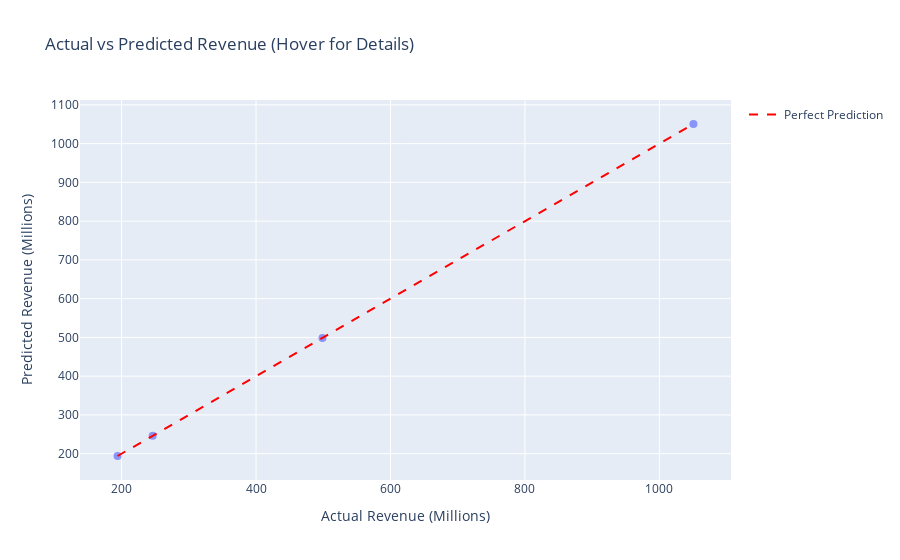

Here is the notebook cell this chart was saved with:
### Code cell
polynomial_regression_genre_and_rated(6, df_clean, "Comedy", "G", True, True, True)
# a perfect model, but not really because there are only 6 data points

### Figure 1 — Plotly figure (JSON) as saved in the notebook; plotly's stock layout.template omitted (floating-point values rounded to 4 significant figures)
{"data": [{"customdata": [["Title: Gnomeo & Juliet<br>Genre: Comedy<br>Rated: G<br>Actual: $193.97M<br>Predicted: $193.97M"], ["Title: Rio 2<br>Genre: Comedy<br>Rated: G<br>Actual: $498.78M<br>Predicted: $498.78M"], ["Title: The Peanuts Movie<br>Genre: Comedy<br>Rated: G<br>Actual: $246.23M<br>Predicted: $246.23M"], ["Title: Aladdin<br>Genre: Comedy<br>Rated: G<br>Actual: $1050.69M<br>Predicted: $1050.69M"]], "hovertemplate": "Actual Revenue (Millions)=%{x}<br>Predicted Revenue (Millions)=%{y}<br>hover_info=%{customdata[0]}<extra></extra>", "legendgroup": "", "marker": {"color": "#636efa", "opacity": 0.7, "size": 8, "symbol": "circle"}, "mode": "markers", "name": "", "orientation": "v", "showlegend": false, "type": "scatter", "x": [194.0, 498.8, 246.2, 1051.0], "xaxis": "x", "y": [194.0, 498.8, 246.2, 1051.0], "yaxis": "y"}, {"line": {"color": "red", "dash": "dash"}, "marker": {"opacity": 0.7, "size": 8}, "mode": "lines", "name": "Perfect Prediction", "type": "scatter", "x": [194.0, 1051.0], "y": [194.0, 1051.0]}], "layout": {"legend": {"tracegroupgap": 0}, "title": {"text": "Actual vs Predicted Revenue (Hover for Details)"}, "xaxis": {"anchor": "y", "domain": [0, 1], "title": {"text": "Actual Revenue (Millions)"}}, "yaxis": {"anchor": "x", "domain": [0, 1], "title": {"text": "Predicted Revenue (Millions)"}}}}
